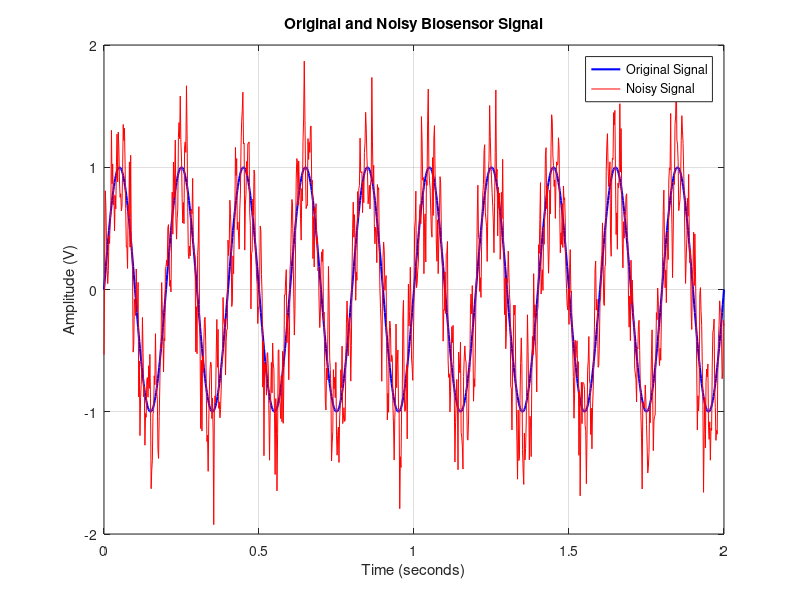
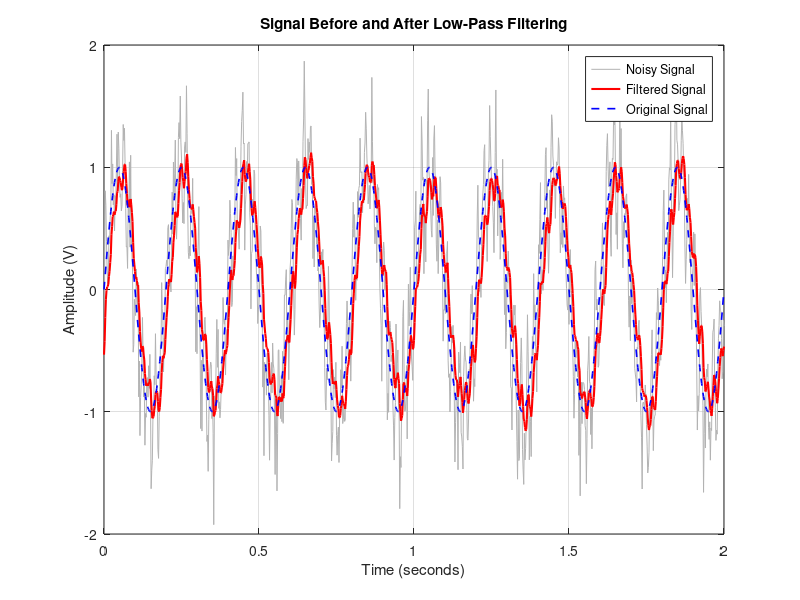
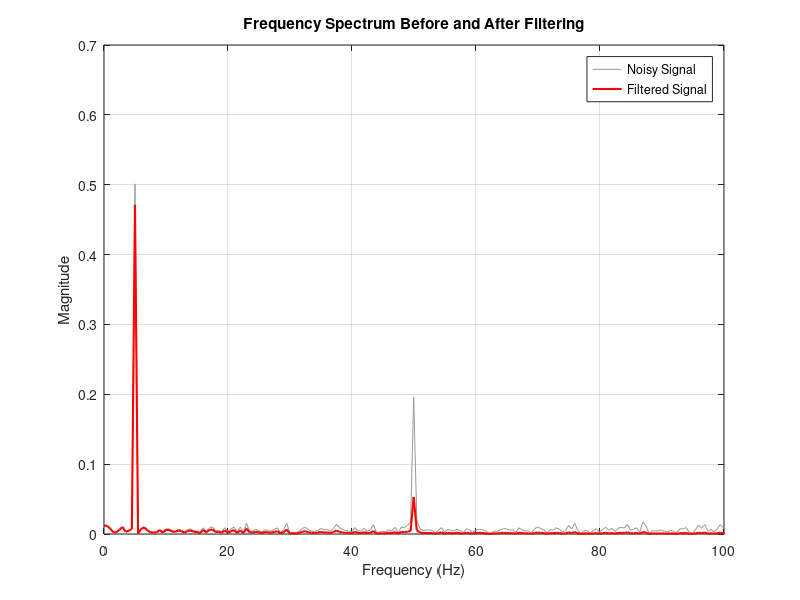

The MATLAB source for these figures, in order:

clc;
clear;
close all;

%% BIOSENSOR NOISE ANALYSIS AND FILTERING

% Sampling parameters
Fs = 500;
Ts = 1/Fs;
t = 0:Ts:2;

% Original biosensor signal
f_signal = 5;
clean_signal = sin(2*pi*f_signal*t);

% Add 50 Hz interference and random noise
rng(1);
power_line_noise = 0.4*sin(2*pi*50*t);
random_noise = 0.2*randn(size(t));

noisy_signal = clean_signal + power_line_noise + random_noise;

%% First-order RC low-pass filter
cutoff_frequency = 15;
alpha = (2*pi*cutoff_frequency*Ts) / ...
        (1 + 2*pi*cutoff_frequency*Ts);

filtered_signal = zeros(size(noisy_signal));
filtered_signal(1) = noisy_signal(1);

for i = 2:length(noisy_signal)
    filtered_signal(i) = filtered_signal(i-1) + ...
        alpha*(noisy_signal(i)-filtered_signal(i-1));
end

%% Calculate noise reduction
% Exclude initial filter settling period
valid = t >= 0.2;

noise_before = noisy_signal(valid) - clean_signal(valid);
noise_after = filtered_signal(valid) - clean_signal(valid);

rms_before = sqrt(mean(noise_before.^2));
rms_after = sqrt(mean(noise_after.^2));

reduction = (1 - rms_after/rms_before)*100;

%% Display results
fprintf('BIOSENSOR NOISE ANALYSIS SIMULATION\n\n');

fprintf('Sampling frequency: %.2f Hz\n',Fs);
fprintf('Useful signal frequency: %.2f Hz\n',f_signal);
fprintf('Power-line interference: 50 Hz\n');
fprintf('Low-pass filter cutoff: %.2f Hz\n',cutoff_frequency);
fprintf('Filter coefficient: %.4f\n\n',alpha);

fprintf('RMS noise before filtering: %.4f V\n',rms_before);
fprintf('RMS noise after filtering: %.4f V\n',rms_after);
fprintf('Noise reduction: %.2f %%\n',reduction);

%% Graph 1: Clean and noisy signal
figure;

plot(t,clean_signal,'b','LineWidth',1.5);
hold on;
plot(t,noisy_signal,'r');

xlabel('Time (seconds)');
ylabel('Amplitude (V)');
title('Original and Noisy Biosensor Signal');

legend('Original Signal','Noisy Signal');
grid on;

%% Graph 2: Noisy and filtered signal
figure;

plot(t,noisy_signal,'Color',[0.7 0.7 0.7]);
hold on;
plot(t,filtered_signal,'r','LineWidth',1.5);
plot(t,clean_signal,'b--','LineWidth',1.2);

xlabel('Time (seconds)');
ylabel('Amplitude (V)');
title('Signal Before and After Low-Pass Filtering');

legend('Noisy Signal','Filtered Signal','Original Signal');
grid on;

%% Graph 3: Frequency spectrum
N = length(t);

Y_noisy = abs(fft(noisy_signal))/N;
Y_filtered = abs(fft(filtered_signal))/N;

f = (0:N-1)*(Fs/N);

figure;

plot(f,Y_noisy,'Color',[0.6 0.6 0.6]);
hold on;
plot(f,Y_filtered,'r','LineWidth',1.5);

xlim([0 100]);

xlabel('Frequency (Hz)');
ylabel('Magnitude');
title('Frequency Spectrum Before and After Filtering');

legend('Noisy Signal','Filtered Signal');
grid on;

%% Simulation summary
fprintf('\nSimulation completed successfully.\n');
fprintf('Noise reduction achieved: %.2f %%\n',reduction);
